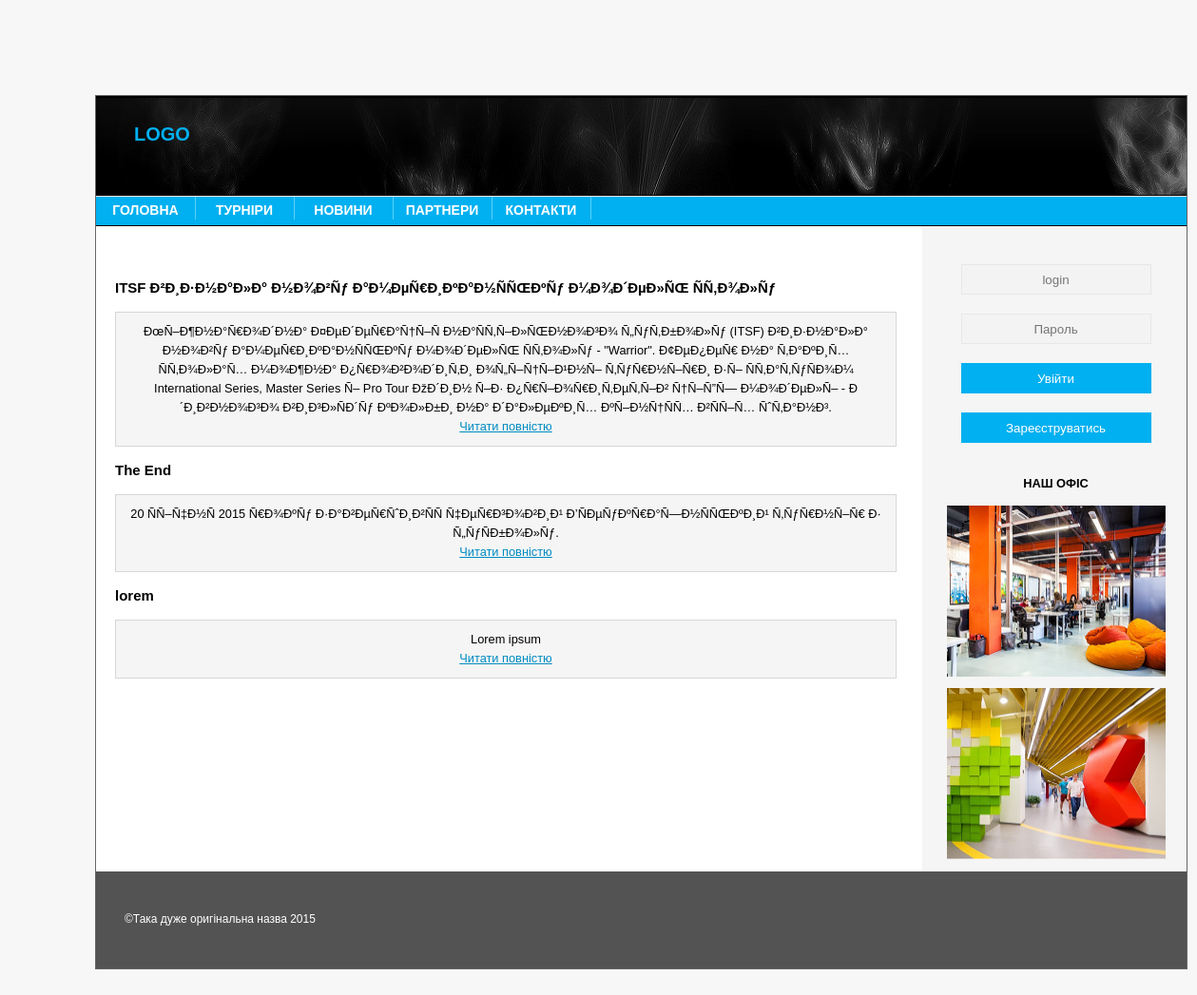
Page /news.php on the committed database.
### tables this page shows
CREATE TABLE `articles` (
  `id` int(11) UNSIGNED NOT NULL,
  `title` text NOT NULL,
  `introtext` text NOT NULL,
  `fulltext` text NOT NULL
);

### phpcode/script_php.php (the view, shortened to what this page needs)
<?php
class DBconnector
{
    function connectDB()
    {
        return new mysqli('localhost', 'user1', '', 'mysite');
    }
    function getAllArticles()
    {
        $db = $this->connectDB();
        $sql = "SELECT * FROM `articles`";
        $result = $db->query($sql);
        if ($result != false) {
            while ($result_set = $result->fetch_array())
            {
                echo "<h3>" . $result_set['title'] . "</h3>";
                echo "<p>" . $result_set['introtext'] . "<br><a href='read_full_text.php?$result_set[id]'>Читати повністю</a>";
            }
        }
    }
}

### style.css (style rules this page uses)
a { color:#018BC1; }
#text p { text-align: center; width: 800px; padding:10px; border:1px solid #d7d7d7; background-color: #f5f5f5; }
#sidebar { text-align: center; margin-right: 0px; float:right; width:235px; padding: 0 20px 0 10px; }
#sidebar a { color: #ffffff; text-decoration: none; }
input[type="text"] { margin-left: 340px; width: 178px; text-align: center; background-color: #f3f3f3; border: 1px solid #e7e7e7; height: 30px; color: black; padding: 0 10px; vertical-align: top; }
input[type="password"] { margin-left: 340px; width: 178px; text-align: center; background-color: #f3f3f3; border: 1px solid #e7e7e7; height: 30px; color: black; padding: 0 10px; vertical-align: top; }
button { margin-left: 340px; width: 200px; text-align: center; background:#01b0f0; color: #ffffff; border: none; height: 32px; font-family: 'Oswald', sans-serif; }
#login input[type="text"] { margin-left: 0px; }
#login input[type="password"] { margin-left: 0px; }
#login button { margin-left: 0px; }

### rows in the picture
articles: title "ITSF Ð²Ð¸Ð·Ð½Ð°Ð»Ð° Ð½Ð¾Ð²Ñƒ Ð°Ð¼ÐµÑ€Ð¸ÐºÐ°Ð½ÑÑŒÐºÑƒ Ð¼Ð¾Ð´ÐµÐ»ÑŒ ÑÑ‚Ð¾Ð»Ñƒ", introtext "ÐœÑ–Ð¶Ð½Ð°Ñ€Ð¾Ð´Ð½Ð° Ð¤ÐµÐ´ÐµÑ€Ð°Ñ†Ñ–Ñ Ð½Ð°ÑÑ‚Ñ–Ð»ÑŒÐ½Ð¾Ð³Ð¾ Ñ„ÑƒÑ‚Ð±Ð¾Ð»Ñƒ (ITSF) Ð²Ð¸Ð·Ð½Ð°Ð»Ð° Ð½Ð¾Ð²Ñƒ Ð°Ð¼ÐµÑ€Ð¸ÐºÐ°Ð½ÑÑŒÐºÑƒ Ð¼Ð¾Ð´ÐµÐ»ÑŒ ÑÑ‚Ð¾Ð»Ñƒ - \"Warrior\". Ð¢ÐµÐ¿ÐµÑ€ Ð½Ð° Ñ‚Ð°ÐºÐ¸Ñ… ÑÑ‚Ð¾Ð»Ð°Ñ… Ð¼Ð¾Ð¶Ð½Ð° Ð¿Ñ€Ð¾Ð²Ð¾Ð´Ð¸Ñ‚Ð¸ Ð¾Ñ„Ñ–Ñ†Ñ–Ð¹Ð½Ñ– Ñ‚ÑƒÑ€Ð½Ñ–Ñ€Ð¸ Ð·Ñ– ÑÑ‚Ð°Ñ‚ÑƒÑÐ¾Ð¼ International Series, Master Series Ñ– Pro Tour ÐžÐ´Ð¸Ð½ Ñ–Ð· Ð¿Ñ€Ñ–Ð¾Ñ€Ð¸Ñ‚ÐµÑ‚Ñ–Ð² Ñ†Ñ–Ñ”Ñ— Ð¼Ð¾Ð´ÐµÐ»Ñ– - Ð´Ð¸Ð²Ð½Ð¾Ð³Ð¾ Ð²Ð¸Ð³Ð»ÑÐ´Ñƒ ÐºÐ¾Ð»Ð±Ð¸ Ð½Ð° Ð´Ð°Ð»ÐµÐºÐ¸Ñ… ÐºÑ–Ð½Ñ†ÑÑ… Ð²ÑÑ–Ñ… ÑˆÑ‚Ð°Ð½Ð³."
articles: title "The End", introtext "20 ÑÑ–Ñ‡Ð½Ñ 2015 Ñ€Ð¾ÐºÑƒ Ð·Ð°Ð²ÐµÑ€ÑˆÐ¸Ð²ÑÑ Ñ‡ÐµÑ€Ð³Ð¾Ð²Ð¸Ð¹ Ð’ÑÐµÑƒÐºÑ€Ð°Ñ—Ð½ÑÑŒÐºÐ¸Ð¹ Ñ‚ÑƒÑ€Ð½Ñ–Ñ€ Ð· Ñ„ÑƒÑÐ±Ð¾Ð»Ñƒ."
articles: title "lorem", introtext "Lorem ipsum"
